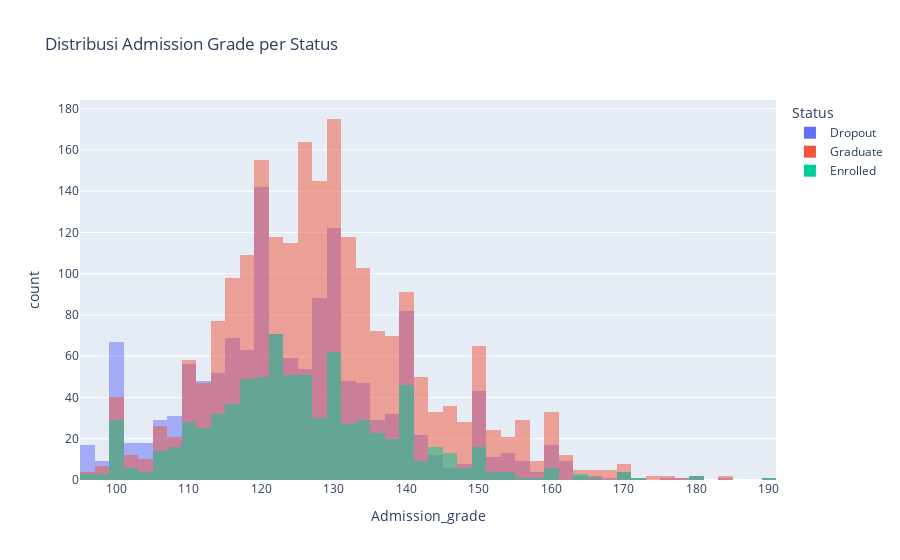

Notebook source saved alongside this figure:
### Code cell
# Plotly: hubungan nilai masuk dan status
fig = px.histogram(df, x="Admission_grade", color="Status",
                   nbins=50, barmode="overlay", title="Distribusi Admission Grade per Status")
fig.show()

### Figure 1 — Plotly figure (JSON) as saved in the notebook; plotly's stock layout.template omitted (floating-point values rounded to 4 significant figures; data arrays with more than 128 entries replaced by an {"elided": "..."} marker saying what was removed)
{"data": [{"bingroup": "x", "hovertemplate": "Status=Dropout<br>Admission_grade=%{x}<br>count=%{y}<extra></extra>", "legendgroup": "Dropout", "marker": {"color": "#636efa", "opacity": 0.5, "pattern": {"shape": ""}}, "name": "Dropout", "nbinsx": 50, "orientation": "v", "showlegend": true, "type": "histogram", "x": {"elided": "1421 float values"}, "xaxis": "x", "yaxis": "y"}, {"bingroup": "x", "hovertemplate": "Status=Graduate<br>Admission_grade=%{x}<br>count=%{y}<extra></extra>", "legendgroup": "Graduate", "marker": {"color": "#EF553B", "opacity": 0.5, "pattern": {"shape": ""}}, "name": "Graduate", "nbinsx": 50, "orientation": "v", "showlegend": true, "type": "histogram", "x": {"elided": "2209 float values"}, "xaxis": "x", "yaxis": "y"}, {"bingroup": "x", "hovertemplate": "Status=Enrolled<br>Admission_grade=%{x}<br>count=%{y}<extra></extra>", "legendgroup": "Enrolled", "marker": {"color": "#00cc96", "opacity": 0.5, "pattern": {"shape": ""}}, "name": "Enrolled", "nbinsx": 50, "orientation": "v", "showlegend": true, "type": "histogram", "x": {"elided": "794 float values"}, "xaxis": "x", "yaxis": "y"}], "layout": {"barmode": "overlay", "legend": {"title": {"text": "Status"}, "tracegroupgap": 0}, "title": {"text": "Distribusi Admission Grade per Status"}, "xaxis": {"anchor": "y", "domain": [0, 1], "title": {"text": "Admission_grade"}}, "yaxis": {"anchor": "x", "domain": [0, 1], "title": {"text": "count"}}}}
